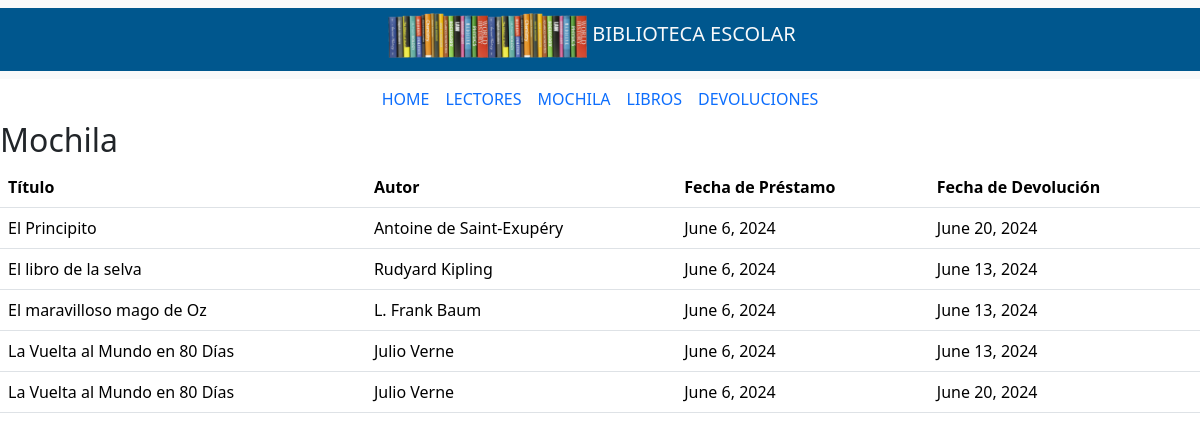
Screenshot of /mochila/ (signed in) with the database file from the repository.
### sistema_biblioteca_app/models.py (models this page shows, shortened)
class Prestamo(models.Model):  # Nuevo modelo para registrar préstamos
    lector = models.ForeignKey(User, on_delete=models.CASCADE)
    libro = models.ForeignKey(Libro, on_delete=models.CASCADE)
    fecha_prestamo = models.DateField(auto_now_add=True)
    fecha_devolucion = models.DateField()
    devuelto = models.BooleanField(default=False)

class Libro(models.Model):
    titulo = models.CharField(max_length=200)
    autor = models.CharField(max_length=100)
    isbn = models.CharField(max_length=13, unique=True)
    editorial = models.CharField(max_length=100)
    año_publicacion = models.PositiveIntegerField()
    genero = models.CharField(max_length=50)
    cantidad_disponible = models.PositiveIntegerField(default=1)
    imagen = models.ImageField(upload_to='portadas/', null=True, blank=True)

### sistema_biblioteca_app/views.py (the view)
# urls.py: path('mochila/', mochila, name='mochila'),
@login_required
def mochila(request):
    prestamos = Prestamo.objects.filter(lector=request.user, devuelto=False).select_related('libro')  # Optimizar la consulta
    return render(request, 'mochila.html', {'prestamos': prestamos})

### sistema_biblioteca_app/templates/mochila.html (shortened to what this page needs)
{% extends "index.html" %}
{% load static %}
{% block main_content %}
<h2>Mochila</h2>
{% if user.is_authenticated %}
    {% if prestamos %}
        <table class="table">
            <thead>
                <tr>
                    <th>Título</th>
                    <th>Autor</th>
                    <th>Fecha de Préstamo</th>
                    <th>Fecha de Devolución</th>
                </tr>
            </thead>
            <tbody>
                {% for prestamo in prestamos %}
                    <tr>
                        <td>{{ prestamo.libro.titulo }}</td>
                        <td>{{ prestamo.libro.autor }}</td>
                        <td>{{ prestamo.fecha_prestamo }}</td>
                        <td>{{ prestamo.fecha_devolucion }}</td>
                    </tr>
                {% endfor %}
            </tbody>
        </table>
    {% else %}
        <p>No tienes libros en préstamo actualmente.</p>
    {% endif %}
{% else %}
    <p>Por favor, inicia sesión para ver tus libros en préstamo.</p>
{% endif %}
{% endblock %}

### rows the page displays
Prestamo: libro.titulo "El Principito", libro.autor "Antoine de Saint-Exupéry", fecha_prestamo "June 6, 2024", fecha_devolucion "June 20, 2024"
Prestamo: libro.titulo "El libro de la selva", libro.autor "Rudyard Kipling", fecha_prestamo "June 6, 2024", fecha_devolucion "June 13, 2024"
Prestamo: libro.titulo "El maravilloso mago de Oz", libro.autor "L. Frank Baum", fecha_prestamo "June 6, 2024", fecha_devolucion "June 13, 2024"
Prestamo: libro.titulo "La Vuelta al Mundo en 80 Días", libro.autor "Julio Verne", fecha_prestamo "June 6, 2024", fecha_devolucion "June 13, 2024"
Prestamo: libro.titulo "La Vuelta al Mundo en 80 Días", libro.autor "Julio Verne", fecha_prestamo "June 6, 2024", fecha_devolucion "June 20, 2024"
